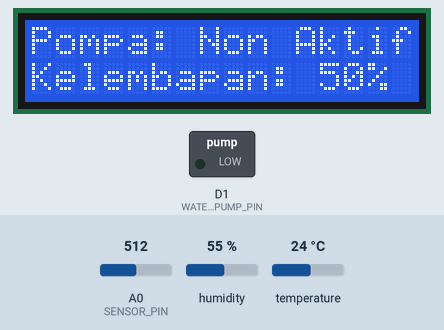
This sketch was run on a simulated ESP8266 (NodeMCU). Parts: 16×2 character LCD, switched loads named in the sketch (green lamp = pin HIGH). The test bench sets the inputs (shaded band); at power-on: A0 (SENSOR_PIN) = 512, humidity 55 %, temperature 24 °C. WiFi joins after 1.5 s; servers stay silent unless stated.

Above: at 3.0 s.
3.1 s: A0 (SENSOR_PIN) set to 534
At 3.9 s:
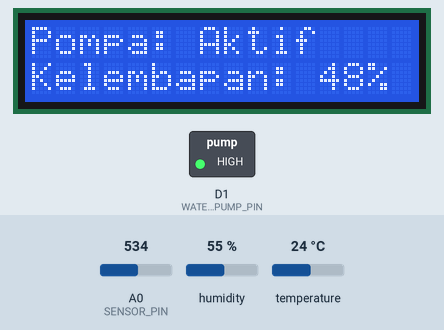
4.6 s: A0 (SENSOR_PIN) set to 716
At 5.1 s:
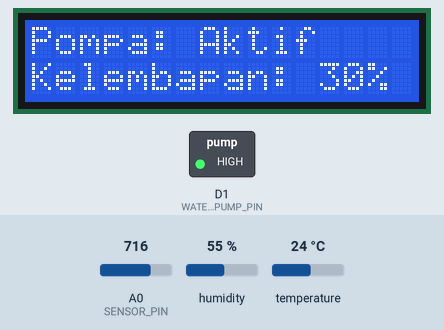
6.1 s: A0 (SENSOR_PIN) set to 511
At 7.5 s:
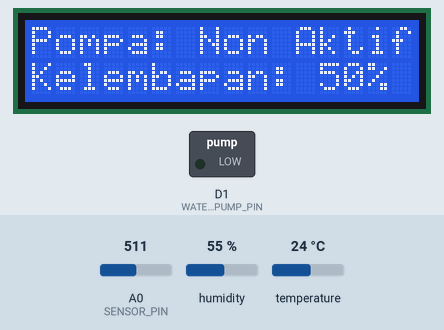
Timing chart, 0 to 9.1 s (numbered marks = the images above; inputs shaded):
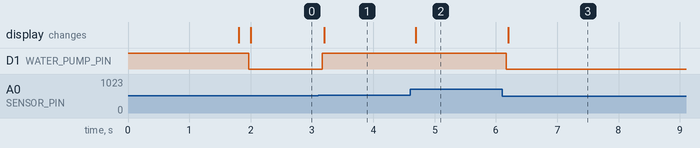

Measured:
- the behaviour switches between 517 and 518 on A0 (SENSOR_PIN) (found by bisection; images 0 and 1)
- after the input at 3.1 s, D1 (WATER_PUMP_PIN): LOW → HIGH after 0.07 s; the display: changes after 0.10 s (image 1)
- after the input at 4.6 s, the display: changes after 0.10 s (image 2)
- after the input at 6.1 s, D1 (WATER_PUMP_PIN): HIGH → LOW after 0.07 s; the display: changes after 0.10 s (image 3)

The sketch:

automatic-plant-watering-system.ino
```cpp
#define BLYNK_TEMPLATE_ID "TMPL66kiHzN1Z"                   // ID Template Blynk
#define BLYNK_TEMPLATE_NAME "NODEMCU"                       // Nama Template Blynk
#define BLYNK_AUTH_TOKEN "oiBE1CCufW5esOqp5YsPoACPejVX7GP8" // Blynk Auth Token

#include <ESP8266WiFi.h>        // Library untuk ESP8266 WiFi Module
#include <BlynkSimpleEsp8266.h> // Library untuk Blynk ESP8266
#include <DHT.h>                // Library untuk sensor DHT (Suhu)
#include <Wire.h>               // Library untuk I2C LCD
#include <LiquidCrystal_I2C.h>  // Library untuk I2C LCD (Liquid Crystal)

// Variabel untuk Blynk dan WiFi
char auth[] = "oiBE1CCufW5esOqp5YsPoACPejVX7GP8"; // BLYNK AUTH TOKEN
char ssid[] = "Android&";                         // nama WiFi
char pass[] = "00000000";                         // sandi WiFi

BlynkTimer timer;        // Inisialisasi timer untuk Blynk
bool relayState = false; // Status relay

// Definisi pin komponen
#define SENSOR_PIN A0     // Pin untuk Sensor Moisture (Kelembapan)
#define WATER_PUMP_PIN D1 // Pin untuk Aktuator Pompa Air
#define LDR_PIN D0        // Pin untuk sensor LDR (Cahaya)
#define DHT_PIN D5        // Pin untuk sensor DHT11 (Suhu)
#define DHT_TYPE DHT11    // Tipe sensor DHT (Suhu)

DHT dht(DHT_PIN, DHT_TYPE); // Inisialisasi sensor DHT

int moistThreshold = 50; // Ambang batas kelembapan tanah

// Inisialisasi LCD
LiquidCrystal_I2C lcd(0x27, 16, 2); // Alamat I2C LCD, 16 kolom, 2 baris

void setup()
{
    pinMode(WATER_PUMP_PIN, OUTPUT);                  // Mengatur pin pompa air sebagai output
    digitalWrite(WATER_PUMP_PIN, HIGH);               // Mematikan pompa air
    Blynk.begin(auth, ssid, pass, "blynk.cloud", 80); // Memulai koneksi Blynk
    dht.begin();                                      // Inisialisasi sensor DHT

    // Inisialisasi LCD
    Wire.begin(D3, D4); // Set Pin SDA ke D3 dan Pin SCL ke D4
    lcd.begin();        // Inisialisasi LCD
    lcd.backlight();    // Nyalakan backlight LCD

    // Mengatur interval timer
    timer.setInterval(100, soilMoistureSensor);   // Periksa kelembapan tanah setiap 1 detik
    timer.setInterval(2000L, readTemperature);    // Baca suhu setiap 2 detik
    timer.setInterval(2000L, readLightIntensity); // Baca intensitas cahaya setiap 2 detik
}

// Fungsi untuk membaca nilai kelembapan tanah
void soilMoistureSensor()
{
    int sensorValue = analogRead(SENSOR_PIN);        // Membaca nilai sensor kelembapan tanah dari pin A0
    sensorValue = map(sensorValue, 0, 1024, 0, 100); // Menyesuaikan nilai sensor kelembapan tanah
    sensorValue = 100 - sensorValue;                 // Menyesuaikan pembacaan sensor

    Blynk.virtualWrite(V0, sensorValue); // Kirim nilai kelembapan ke Blynk

    if (sensorValue >= moistThreshold) // Jika Kelembapan tanah tinggi
    {
        digitalWrite(WATER_PUMP_PIN, LOW);                                  // Matikan pompa air
        Blynk.virtualWrite(V4, "Status Tanah: Basah");                      // Tampilkan indikator basah
        Blynk.virtualWrite(V3, "Kelembapan: " + String(sensorValue) + "%"); // Kirim nilai kelembapan ke Blynk

        // Tampilkan di LCD
        lcd.clear();
        lcd.print("Pompa: Non Aktif");
        lcd.setCursor(0, 1);
        lcd.print("Kelembapan: " + String(sensorValue) + "%");
    }
    else
    {
        digitalWrite(WATER_PUMP_PIN, HIGH);                                 // Nyalakan pompa air
        Blynk.virtualWrite(V4, "Status Tanah: Kering");                     // Tampilkan indikator kering
        Blynk.virtualWrite(V3, "Kelembapan: " + String(sensorValue) + "%"); // Kirim nilai kelembapan ke Blynk

        // Tampilkan di LCD
        lcd.clear();
        lcd.print("Pompa: Aktif");
        lcd.setCursor(0, 1);
        lcd.print("Kelembapan: " + String(sensorValue) + "%");
    }
}

void readTemperature() // Fungsi untuk membaca suhu dari sensor DHT
{
    float temperature = dht.readTemperature(); // Membaca suhu dari sensor DHT
    if (!isnan(temperature))                   // Jika nilai suhu valid maka kirim ke Blynk
    {
        Blynk.virtualWrite(V2, temperature); // Kirim nilai suhu ke Blynk
    }
    else // Jika nilai suhu tidak valid maka tampilkan pesan error
    {
        Serial.println("Failed to read temperature from DHT sensor!"); // Tampilkan pesan error di Serial Monitor
    }
}

void readLightIntensity() // Fungsi untuk membaca intensitas cahaya dari sensor LDR
{
    int lightIntensity = analogRead(LDR_PIN); // Membaca nilai intensitas cahaya dari sensor LDR
    Blynk.virtualWrite(V5, lightIntensity);   // Kirim nilai intensitas cahaya ke Blynk
}

void loop()
{
    Blynk.run(); // Jalankan Blynk
    timer.run(); // Jalankan timer Blynk
}
```
